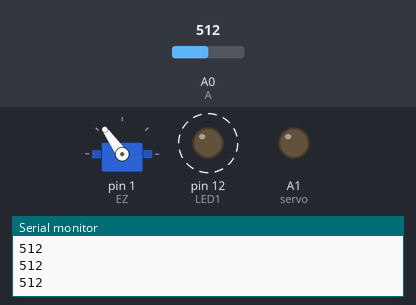
This sketch was run on a simulated Arduino Uno, built with avr-gcc and run on an emulated ATmega328P. Parts: servo, output pins drawn as LEDs (lit = HIGH), the last lines printed to the serial monitor. Dashed ring = blinking. The inputs (shaded band) are chosen by the test bench; at power-on: A0 (A) = 512.

Above: at 0.99 s.
1.3 s: A0 (A) set to 122
At 1.63 s:
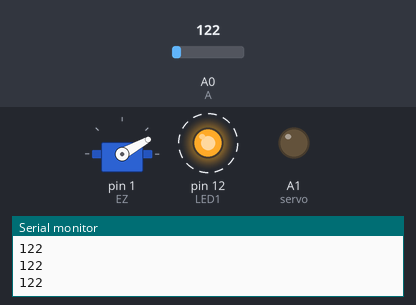
4.3 s: A0 (A) set to 0
At 4.9 s:
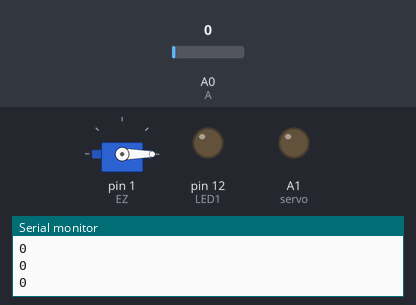
5.8 s: A0 (A) set to 306
At 6.3 s:
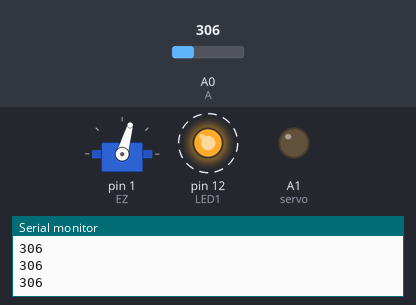
8.8 s: A0 (A) set to 511
At 8.97 s:
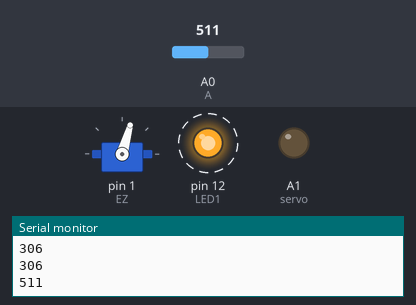
11.8 s: A0 (A) set to 1023
At 12.45 s:
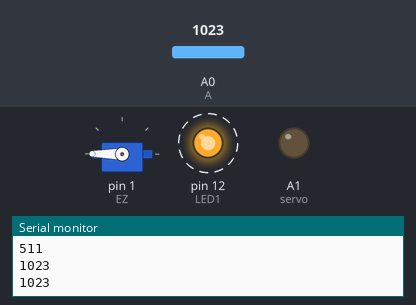
14.8 s: A0 (A) set to 716
At 15.35 s:
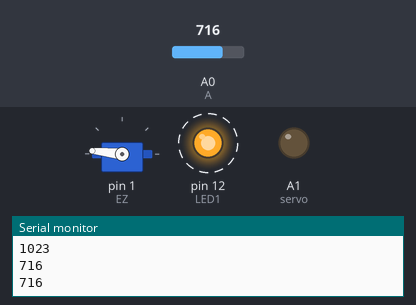
Timing chart, 0 to 18.8 s (numbered marks = the images above; inputs shaded):
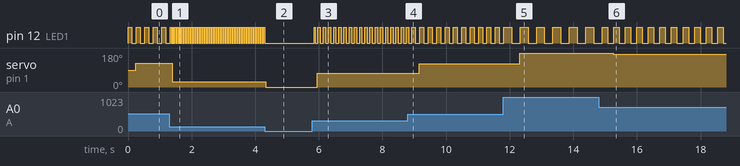

The sketch:

Servo_test.ino
```cpp
#include <Servo.h>

Servo EZ;
int LED1 = 12;
int A = 0;
int value = 0;
int servo = A1;


void setup() {
  pinMode(servo, OUTPUT);
  pinMode(LED1, OUTPUT);
  Serial.begin(9600);
  EZ.attach(1);
}

void loop() {
  value = analogRead(A);
  Serial.println(value);
  value = map(value, 0, 1023, 0, 250);
  digitalWrite(LED1, HIGH);
  delay(value);
  digitalWrite(LED1, LOW);
  delay(value);
  EZ.write(value);
  delay(15);
  }
```

Measured:
- after the input at 1.3 s, pin 12 (LED1): alternates HIGH for 0.03 s and LOW for 0.04 s, starting after 0.06 s; servo on pin 1 (EZ): 125° → 29° after 0.09 s
- after the input at 4.3 s, pin 12 (LED1): stops changing and stays LOW; servo on pin 1 (EZ): 29° → 0° at once
- after the input at 5.8 s, pin 12 (LED1): alternates HIGH for 0.07 s and LOW for 0.09 s, starting after 0.05 s; servo on pin 1 (EZ): 0° → 74° after 0.16 s
- after the input at 8.8 s, pin 12 (LED1): alternates HIGH for 0.12 s and LOW for 0.14 s, starting after 0.24 s; servo on pin 1 (EZ): 74° → 124° after 0.36 s
- after the input at 11.8 s, pin 12 (LED1): alternates HIGH for 0.25 s and LOW for 0.27 s, starting after 0.26 s; servo on pin 1 (EZ): 124° → 180° after 0.51 s
- after the input at 14.8 s, pin 12 (LED1): alternates HIGH for 0.17 s and LOW for 0.19 s, starting after 0.28 s; servo on pin 1 (EZ): 180° → 174° after 0.45 s
- by itself, pin 12 (LED1): alternates HIGH for 0.13 s and LOW for 0.14 s
